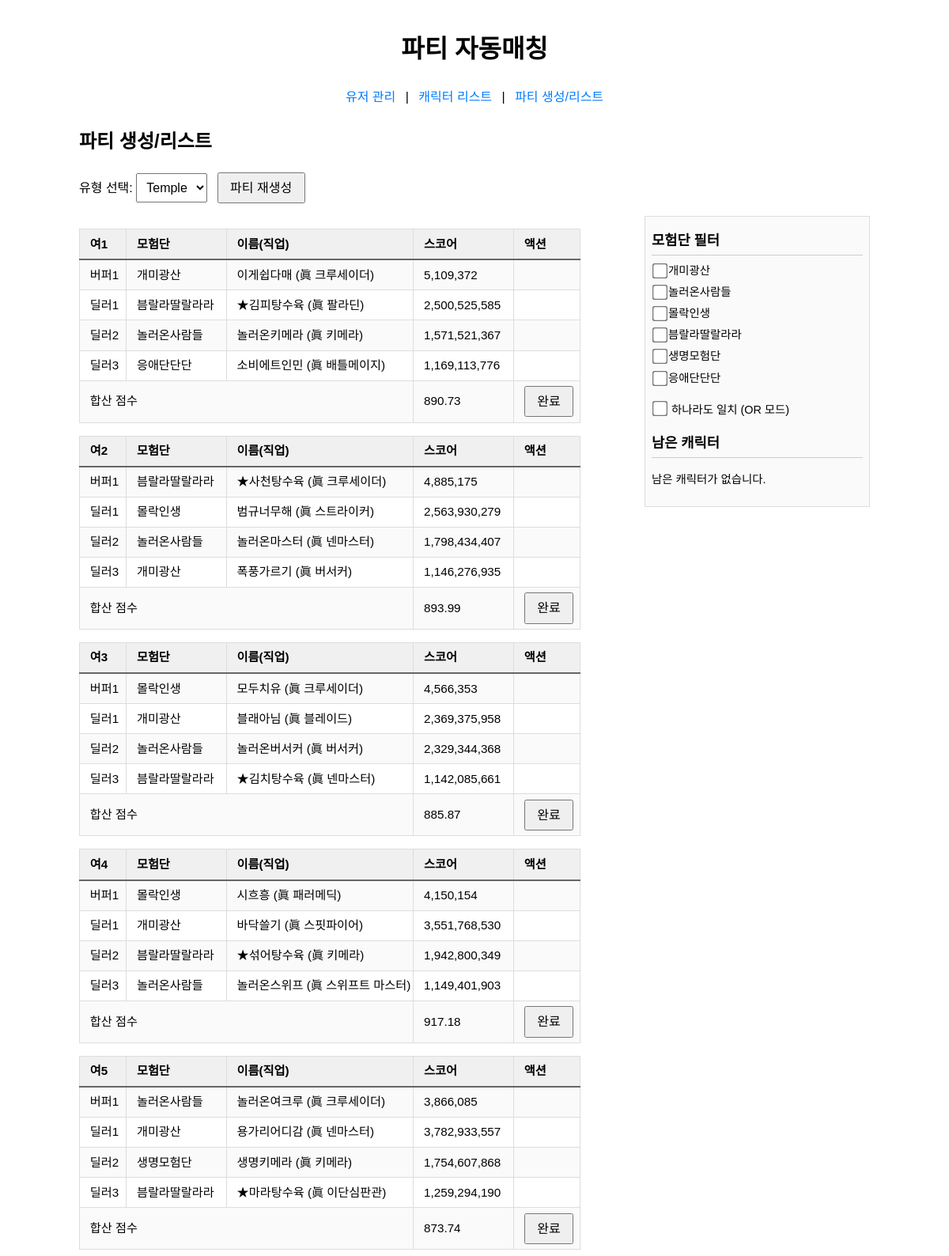
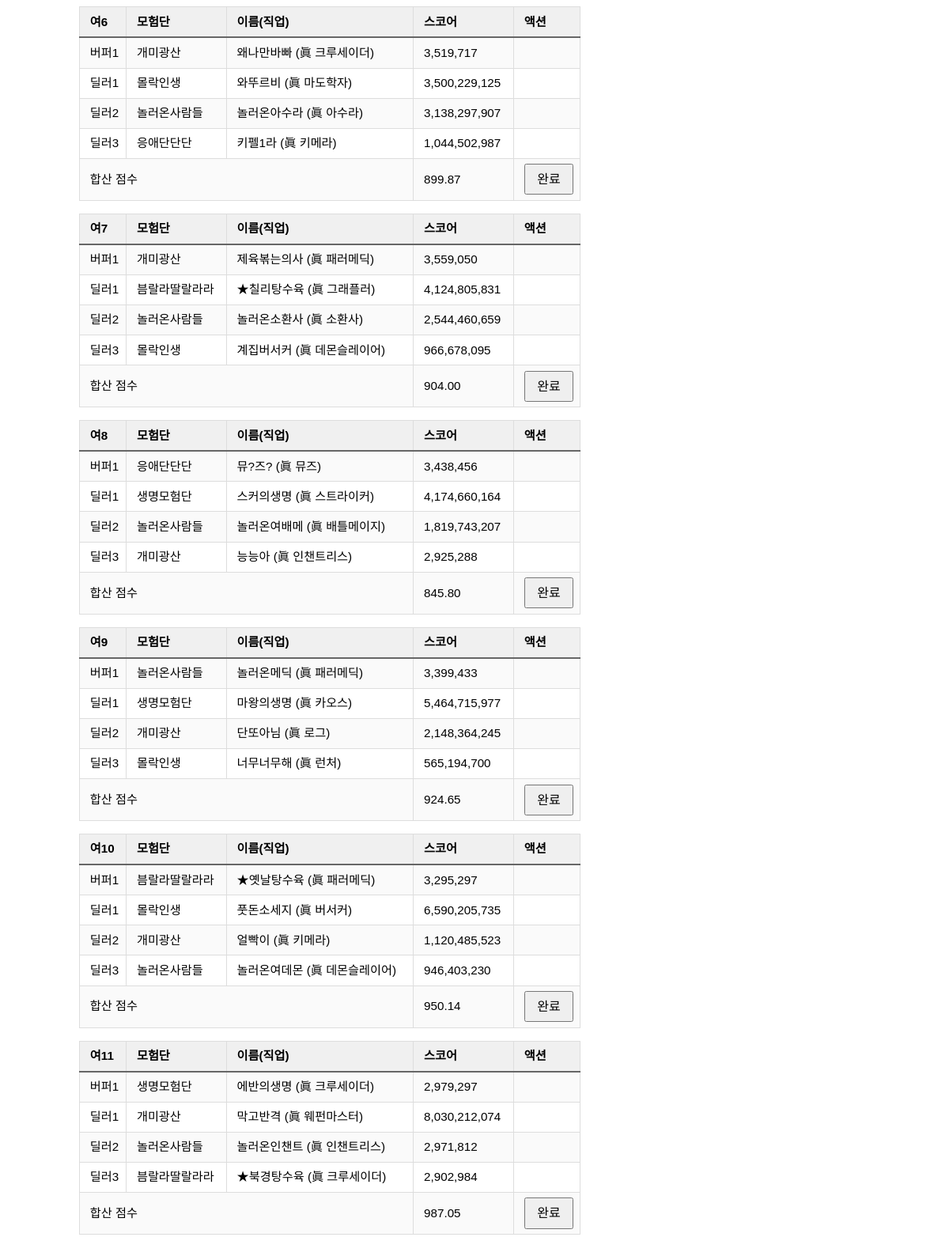
Page /party/ on the committed database (2 pictures, top to bottom).
### tables this page shows
CREATE TABLE "party" (
	"id"	INTEGER,
	"type"	TEXT,
	"buffer"	TEXT,
	"dealer1"	TEXT,
	"dealer2"	TEXT,
	"dealer3"	TEXT,
	"result"	NUMERIC,
	"is_completed"	TEXT,
	PRIMARY KEY("id" AUTOINCREMENT)
);

### uchsquad/blueprints/party.py (the view, shortened to what this page needs)
@party_bp.route('/', methods=['GET', 'POST'])
def list_and_generate():
    role = request.values.get('role', 'temple')
    conn = get_db_connection()
    rows = conn.execute(
        "SELECT id, buffer, dealer1, dealer2, dealer3, result, "
        "       COALESCE(is_completed, 0) AS is_completed "
        "FROM party WHERE type = ? ORDER BY id ASC",
        (role,)
    ).fetchall()
    parties = []
    for r in rows:
        completed_flag = False
        try:
            completed_flag = bool(int(r['is_completed']))
        except Exception:
            completed_flag = bool(r['is_completed'])
        parties.append({
            'id': r['id'],
            'buffer': json.loads(r['buffer']),
            'dealers': [
                json.loads(r['dealer1']) if r['dealer1'] else None,
                json.loads(r['dealer2']) if r['dealer2'] else None,
                json.loads(r['dealer3']) if r['dealer3'] else None,
            ],
            'result': r['result'],
            'is_completed': completed_flag,
        })
    ab_rows = conn.execute(
        "SELECT character FROM abandonment WHERE type = ? ORDER BY id ASC",
        (role,)
    ).fetchall()
    abandoned = [json.loads(r['character']) for r in ab_rows]
    conn.close()
    return render_template(
        'party.html',
        selected=role,
        parties=parties,
        abandoned=abandoned
    )

### uchsquad/app.py (called while the page is built)
def get_db_connection():
    db_path = os.path.join(current_app.root_path, 'database', 'DB.sqlite')
    conn = sqlite3.connect(db_path)
    conn.row_factory = sqlite3.Row
    return conn

### uchsquad/templates/party.html (shortened to what this page needs)
{% extends 'base.html' %}
{% block content %}
  <h2>파티 생성/리스트</h2>
  <div style="margin-bottom:1rem;">
    <form method="get" action="" style="display:inline;">
      <label for="role-select">유형 선택:</label>
      <select id="role-select" name="role" onchange="this.form.submit()">
        <option value="temple" {% if selected=='temple' %}selected{% endif %}>Temple</option>
      </select>
    </form>
    <form method="post" action="" style="display:inline; margin-left:0.5rem;">
      <button type="submit">파티 재생성</button>
    </form>
  </div>
  {% if parties %}
    <div class="party-wrapper">
	    {% set prefixes = {
		  'temple': '여',
		  'azure' : '애',
		  'venus' : '베'
		} %}
      <div class="party-list">
        {% for p in parties %}
          <table class="border table-auto {% if p.is_completed %}completed{% endif %}">
            <colgroup>
              <col style="width:7ch">
              <col style="width:15ch">
              <col style="width:28ch">
              <col style="width:15ch">
              <col style="width:10ch">
            </colgroup>
            <thead class="bg-gray-100">
              <tr>
                <th>{{ prefixes[selected] }}{{ loop.index }}</th>
                <th>모험단</th>
                <th>이름(직업)</th>
                <th>스코어</th>
                <th>액션</th>
              </tr>
            </thead>
            <tbody>
              <tr class="border-b">
                <td>버퍼1</td>
                <td>{{ p.buffer.adventure }}</td>
                <td>{{ p.buffer.chara_name }} ({{ p.buffer.job }})</td>
                <td class="text-right">{{ "{:,}".format(p.buffer.score) }}</td>
                <td></td>
              </tr>
              {% for i in range(3) %}
                {% set d = p.dealers[i] %}
                <tr class="border-b">
                  <td>딜러{{ i+1 }}</td>
                  {% if d %}
                    <td>{{ d.adventure }}</td>
                    <td>{{ d.chara_name }} ({{ d.job }})</td>
                    <td class="text-right">{{ "{:,}".format(d.score) }}</td>
                    <td></td>
                  {% else %}
                    <td colspan="2" class="text-center">—</td>
                    <td>—</td>
                    <td></td>
                  {% endif %}
                </tr>
              {% endfor %}
				<tr class="bg-gray-100">
				  <td colspan="3" class="text-right font-semibold">합산 점수</td>
				  <td class="text-right font-semibold">
					{{ "{:.2f}".format(p.result) if p.result is not none else '—' }}
				  </td>
				  <td>
					{% if not p.is_completed %}
					  <form method="post"
							action="{{ url_for('party.complete_party') }}"
							onsubmit="return confirm('이 파티를 던전 클리어 처리하시겠습니까?');">
						<button type="submit">완료</button>
					  </form>
					{% endif %}
				  </td>
				</tr>
            </tbody>
          </table>
        {% endfor %}
      </div>
      <div class="abandon-list">
        <h3>모험단 필터</h3>
        <ul id="filter-options" class="filter-options">
        </ul>
        <div class="mode-toggle">
          <label><input type="checkbox" id="filter-mode"> 하나라도 일치 (OR 모드)</label>
        </div>
        <h3>남은 캐릭터</h3>
        {% if abandoned %}
          <ul class="characters">
            {% for c in abandoned %}
              <li>
                [{{ '버퍼' if c.isbuffer else '딜러' }}]
                {{ c.adventure }} — {{ c.chara_name }}, score: {{ "{:,}".format(c.score) }}
              </li>
            {% endfor %}
          </ul>
        {% else %}
          <p>남은 캐릭터가 없습니다.</p>
        {% endif %}
      </div>
    </div>
  {% else %}
    <div class="text-center text-gray-600 mt-8">
      해당 유형의 파티가 없습니다.<br>
      위에서 <strong>파티 재생성</strong> 버튼을 눌러주세요.
    </div>
  {% endif %}
{% endblock %}

### uchsquad/templates/base.html (shortened to what this page needs)
<!doctype html>
<html lang="ko">
<head>
  <link rel="stylesheet" href="{{ url_for('static', filename='style.css') }}">
</head>
<body>
  <header>
    <h1>파티 자동매칭</h1>
    <nav>
      <a href="{{ url_for('users.list_users') }}">유저 관리</a> |
      <a href="{{ url_for('characters.show_characters') }}">캐릭터 리스트</a> |
      <a href="{{ url_for('party.list_and_generate') }}">파티 생성/리스트</a>
    </nav>
  </header>
  <main>
    {% block content %}{% endblock %}
  </main>
</body>
</html>
</body>
</html>

### uchsquad/static/style.css (style rules this page uses)
body { font-family: sans-serif; max-width: 1000px; margin: 0 auto; padding: 1rem; line-height: 1.6; }
header { text-align: center; margin-bottom: 1.5rem; }
nav { margin-top: 0.5rem; }
nav a { margin: 0 0.5rem; text-decoration: none; color: #007bff; }
select { padding: 0.4rem 0.6rem; font-size: 0.9rem; }
button { padding: 0.4rem 0.8rem; font-size: 1rem; line-height: 1.2; cursor: pointer; margin-right: 0.25rem; }
.table, table { width: auto; border-collapse: collapse; font-size: 0.9rem; margin-top: 1rem; }
th, td { border: 1px solid #ddd; padding: 0.4rem 0.8rem; text-align: left; white-space: nowrap; }
thead th { background-color: #f0f0f0; border-bottom: 2px solid #666; }
tbody tr:nth-child(odd) { background-color: #fafafa; }
p { margin-top: 1rem; font-size: 0.9rem; }
@media (min-width: 1024px) and (max-width: 1919px) { body { max-width: 1000px; padding: 1rem; } }
@media (min-width: 1024px) and (max-width: 1919px) { button { padding: 0.5rem 0.9rem; font-size: 1rem; margin-right: 0.4rem; } }
@media (min-width: 1024px) and (max-width: 1919px) { select { padding: 0.5rem; font-size: 1rem; } }
@media (min-width: 1024px) and (max-width: 1919px) { table { font-size: 0.95rem; } }
input[type="checkbox"] { transform: scale(1.5); margin: 0.25rem; }
.party-wrapper { display: flex; align-items: flex-start; gap: 2rem; }
.abandon-list { flex: 0 0 30ch; margin-left: auto; position: sticky; top: 1rem; max-height: calc(100vh - 6rem); overflow-y: auto; padding: 0.5rem; border: 1px solid #ddd; background: #fafafa; }

### uchsquad/templates/party.html (style rules this page uses)
.party-wrapper { display: flex; align-items: flex-start; gap: 2rem; }
.party-list { flex: 0 0 auto; }
.party-list table { width: 65ch; table-layout: fixed; margin-bottom: 1rem; }
.abandon-list { flex: 0 0 30ch; margin-left: auto; position: sticky; top: 1rem; max-height: calc(100vh - 6rem); overflow-y: auto; padding: 0.5rem; border: 1px solid #ddd; background: #fafafa; }
.abandon-list h3 { margin: 0.5rem 0 0.25rem; font-size:1.1rem; border-bottom:1px solid #ccc; padding-bottom:0.25rem; }
.abandon-list .filter-options { list-style:none; padding:0; margin:0.5rem 0 1rem; }
.abandon-list .mode-toggle { margin-bottom:1rem; font-size:0.9rem; }

### rows in the picture
party: prefixes "여", buffer.adventure "개미광산", buffer.chara_name "이게쉽다매", buffer.job "眞 크루세이더", buffer.score "5,109,372", i "1" "2" "3", adventure "븜랄라딸랄라라" "놀러온사람들" "응애단단단", chara_name "★김피탕수육" "놀러온키메라" "소비에트인민", job "眞 팔라딘" "眞 키메라" "眞 배틀메이지", score "2,500,525,585" "1,571,521,367" "1,169,113,776", result "890.73"
party: prefixes "여", buffer.adventure "븜랄라딸랄라라", buffer.chara_name "★사천탕수육", buffer.job "眞 크루세이더", buffer.score "4,885,175", i "1" "2" "3", adventure "몰락인생" "놀러온사람들" "개미광산", chara_name "범규너무해" "놀러온마스터" "폭풍가르기", job "眞 스트라이커" "眞 넨마스터" "眞 버서커", score "2,563,930,279" "1,798,434,407" "1,146,276,935", result "893.99"
party: prefixes "여", buffer.adventure "몰락인생", buffer.chara_name "모두치유", buffer.job "眞 크루세이더", buffer.score "4,566,353", i "1" "2" "3", adventure "개미광산" "놀러온사람들" "븜랄라딸랄라라", chara_name "블래아님" "놀러온버서커" "★김치탕수육", job "眞 블레이드" "眞 버서커" "眞 넨마스터", score "2,369,375,958" "2,329,344,368" "1,142,085,661", result "885.87"
party: prefixes "여", buffer.adventure "몰락인생", buffer.chara_name "시흐흥", buffer.job "眞 패러메딕", buffer.score "4,150,154", i "1" "2" "3", adventure "개미광산" "븜랄라딸랄라라" "놀러온사람들", chara_name "바닥쓸기" "★섞어탕수육" "놀러온스위프", job "眞 스핏파이어" "眞 키메라" "眞 스위프트 마스터", score "3,551,768,530" "1,942,800,349" "1,149,401,903", result "917.18"
party: prefixes "여", buffer.adventure "놀러온사람들", buffer.chara_name "놀러온여크루", buffer.job "眞 크루세이더", buffer.score "3,866,085", i "1" "2" "3", adventure "개미광산" "생명모험단" "븜랄라딸랄라라", chara_name "용가리어디감" "생명키메라" "★마라탕수육", job "眞 넨마스터" "眞 키메라" "眞 이단심판관", score "3,782,933,557" "1,754,607,868" "1,259,294,190", result "873.74"
party: prefixes "여", buffer.adventure "개미광산", buffer.chara_name "왜나만바빠", buffer.job "眞 크루세이더", buffer.score "3,519,717", i "1" "2" "3", adventure "몰락인생" "놀러온사람들" "응애단단단", chara_name "와뚜르비" "놀러온아수라" "키펠1라", job "眞 마도학자" "眞 아수라" "眞 키메라", score "3,500,229,125" "3,138,297,907" "1,044,502,987", result "899.87"
party: prefixes "여", buffer.adventure "개미광산", buffer.chara_name "제육볶는의사", buffer.job "眞 패러메딕", buffer.score "3,559,050", i "1" "2" "3", adventure "븜랄라딸랄라라" "놀러온사람들" "몰락인생", chara_name "★칠리탕수육" "놀러온소환사" "계집버서커", job "眞 그래플러" "眞 소환사" "眞 데몬슬레이어", score "4,124,805,831" "2,544,460,659" "966,678,095", result "904.00"
party: prefixes "여", buffer.adventure "응애단단단", buffer.chara_name "뮤?즈?", buffer.job "眞 뮤즈", buffer.score "3,438,456", i "1" "2" "3", adventure "생명모험단" "놀러온사람들" "개미광산", chara_name "스커의생명" "놀러온여배메" "능능아", job "眞 스트라이커" "眞 배틀메이지" "眞 인챈트리스", score "4,174,660,164" "1,819,743,207" "2,925,288", result "845.80"
party: prefixes "여", buffer.adventure "놀러온사람들", buffer.chara_name "놀러온메딕", buffer.job "眞 패러메딕", buffer.score "3,399,433", i "1" "2" "3", adventure "생명모험단" "개미광산" "몰락인생", chara_name "마왕의생명" "단또아님" "너무너무해", job "眞 카오스" "眞 로그" "眞 런처", score "5,464,715,977" "2,148,364,245" "565,194,700", result "924.65"
party: prefixes "여", buffer.adventure "븜랄라딸랄라라", buffer.chara_name "★옛날탕수육", buffer.job "眞 패러메딕", buffer.score "3,295,297", i "1" "2" "3", adventure "몰락인생" "개미광산" "놀러온사람들", chara_name "풋돈소세지" "얼빡이" "놀러온여데몬", job "眞 버서커" "眞 키메라" "眞 데몬슬레이어", score "6,590,205,735" "1,120,485,523" "946,403,230", result "950.14"
party: prefixes "여", buffer.adventure "생명모험단", buffer.chara_name "에반의생명", buffer.job "眞 크루세이더", buffer.score "2,979,297", i "1" "2" "3", adventure "개미광산" "놀러온사람들" "븜랄라딸랄라라", chara_name "막고반격" "놀러온인챈트" "★북경탕수육", job "眞 웨펀마스터" "眞 인챈트리스" "眞 크루세이더", score "8,030,212,074" "2,971,812" "2,902,984", result "987.05"
